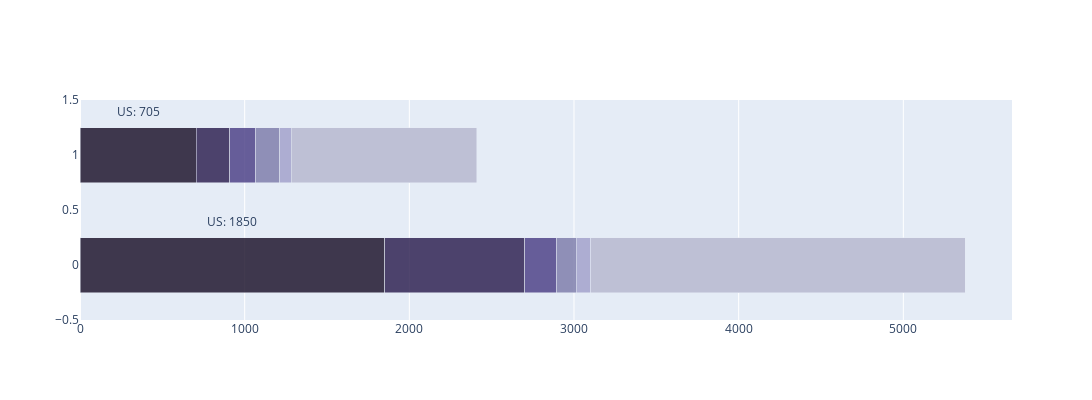

The notebook cell this image was saved under:
### Code cell
colors = ['rgba(20,10,35,0.8)','rgba(38, 24, 74, 0.8)', 'rgba(71, 58, 131, 0.8)',
          'rgba(122, 120, 168, 0.8)', 'rgba(164, 163, 204, 0.85)',
          'rgba(190, 192, 213, 1)']
x_data = [[1850,852,193,118,89,2275],[705,204,157,147,71,1126]]
# y_data = ['movie','show']
y_data = [0,1]
x_name = [['US','ID','UK','CA','Egypt','other'],['US','UK','JP','SK','ID','other']]

fig = go.Figure()
for i in range(len(x_data[0])):
    for xd, yd in zip(x_data, y_data):
        fig.add_trace(go.Bar(x = [xd[i]], y=[yd], 
        orientation = 'h',
        marker = dict(color=colors[i]), width=0.5
        ,hovertext=x_name[yd][i]
        ,hoverinfo="text"
        )
        )
annotations = []
for yd, xd in zip(y_data, x_data):
    annotations.append(dict(xref='x',yref='y',
                            x=xd[0]/2, y=yd+0.4,
                            text='US: '+str(xd[0]),
                            showarrow=False))

fig.update_layout(barmode='stack', showlegend=False,width=1200,height=400,
                annotations=annotations)
fig.show()

### Figure 1 — Plotly figure (JSON) as saved in the notebook; plotly's stock layout.template omitted (floating-point values rounded to 4 significant figures)
{"data": [{"hoverinfo": "text", "hovertext": "US", "marker": {"color": "rgba(20,10,35,0.8)"}, "orientation": "h", "type": "bar", "width": 0.5, "x": [1850], "y": [0]}, {"hoverinfo": "text", "hovertext": "US", "marker": {"color": "rgba(20,10,35,0.8)"}, "orientation": "h", "type": "bar", "width": 0.5, "x": [705], "y": [1]}, {"hoverinfo": "text", "hovertext": "ID", "marker": {"color": "rgba(38, 24, 74, 0.8)"}, "orientation": "h", "type": "bar", "width": 0.5, "x": [852], "y": [0]}, {"hoverinfo": "text", "hovertext": "UK", "marker": {"color": "rgba(38, 24, 74, 0.8)"}, "orientation": "h", "type": "bar", "width": 0.5, "x": [204], "y": [1]}, {"hoverinfo": "text", "hovertext": "UK", "marker": {"color": "rgba(71, 58, 131, 0.8)"}, "orientation": "h", "type": "bar", "width": 0.5, "x": [193], "y": [0]}, {"hoverinfo": "text", "hovertext": "JP", "marker": {"color": "rgba(71, 58, 131, 0.8)"}, "orientation": "h", "type": "bar", "width": 0.5, "x": [157], "y": [1]}, {"hoverinfo": "text", "hovertext": "CA", "marker": {"color": "rgba(122, 120, 168, 0.8)"}, "orientation": "h", "type": "bar", "width": 0.5, "x": [118], "y": [0]}, {"hoverinfo": "text", "hovertext": "SK", "marker": {"color": "rgba(122, 120, 168, 0.8)"}, "orientation": "h", "type": "bar", "width": 0.5, "x": [147], "y": [1]}, {"hoverinfo": "text", "hovertext": "Egypt", "marker": {"color": "rgba(164, 163, 204, 0.85)"}, "orientation": "h", "type": "bar", "width": 0.5, "x": [89], "y": [0]}, {"hoverinfo": "text", "hovertext": "ID", "marker": {"color": "rgba(164, 163, 204, 0.85)"}, "orientation": "h", "type": "bar", "width": 0.5, "x": [71], "y": [1]}, {"hoverinfo": "text", "hovertext": "other", "marker": {"color": "rgba(190, 192, 213, 1)"}, "orientation": "h", "type": "bar", "width": 0.5, "x": [2275], "y": [0]}, {"hoverinfo": "text", "hovertext": "other", "marker": {"color": "rgba(190, 192, 213, 1)"}, "orientation": "h", "type": "bar", "width": 0.5, "x": [1126], "y": [1]}], "layout": {"annotations": [{"showarrow": false, "text": "US: 1850", "x": 925, "xref": "x", "y": 0.4, "yref": "y"}, {"showarrow": false, "text": "US: 705", "x": 352.5, "xref": "x", "y": 1.4, "yref": "y"}], "barmode": "stack", "height": 400, "showlegend": false, "width": 1200}}
